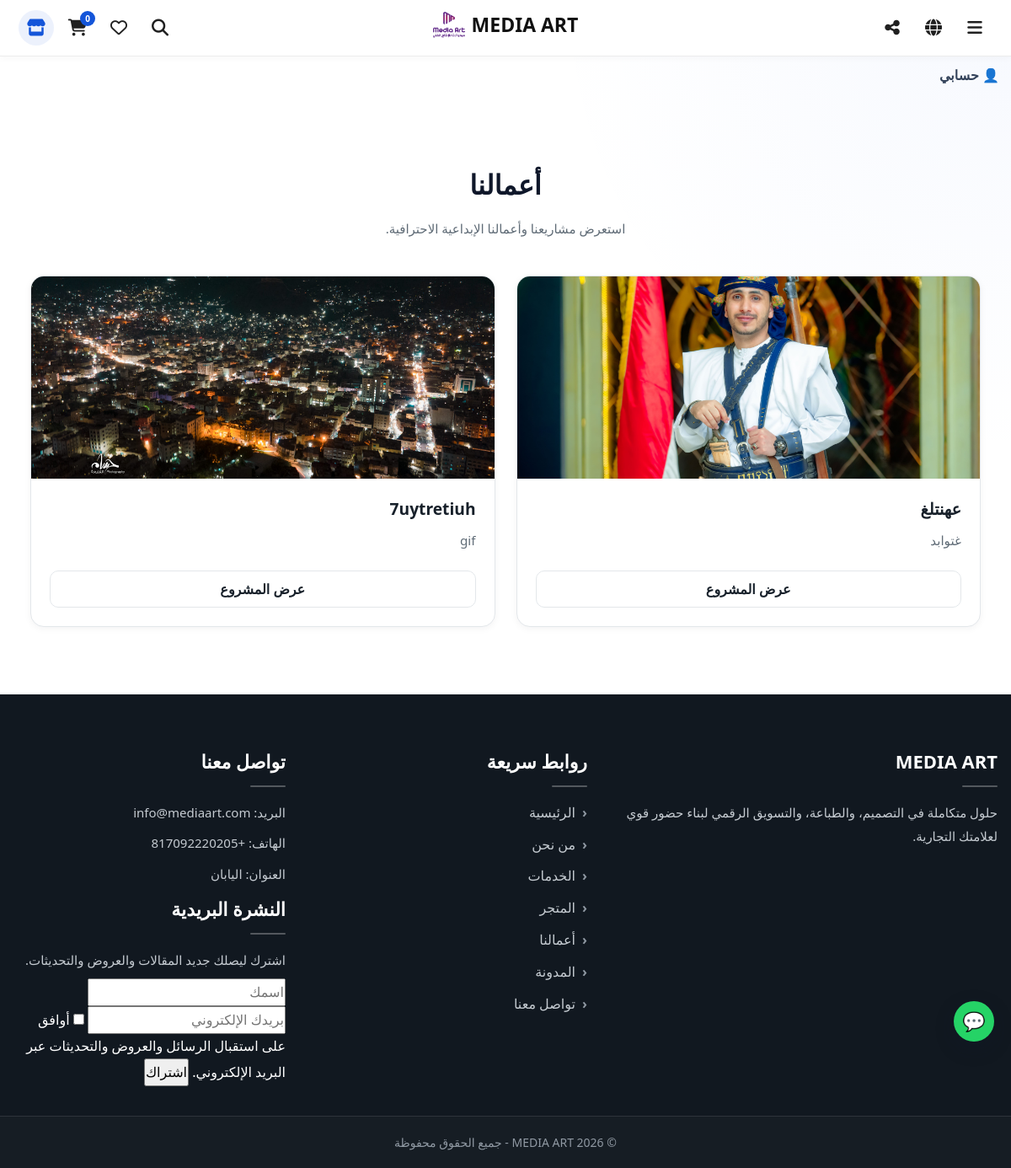
The page /portfolio/ on the database its author committed.
### app/models/settings.py (models this page shows)
class SiteSetting(db.Model):
    id = db.Column(db.Integer, primary_key=True)
    site_name = db.Column(db.String(200))
    logo = db.Column(db.String(200))
    footer_text = db.Column(db.String(300))
    show_partners = db.Column(db.Boolean, default=True)

### app/models/project.py (models this page shows, shortened)
class Project(db.Model):
    __tablename__ = "projects"
    id = db.Column(db.Integer, primary_key=True)
    title = db.Column(db.String(200), nullable=False)
    slug = db.Column(db.String(200), unique=True, nullable=False)
    short_description = db.Column(db.String(255), nullable=True)
    description = db.Column(db.Text, nullable=True)
    keywords = db.Column(db.String(255), nullable=True)
    meta_title = db.Column(db.String(255), nullable=True)
    meta_description = db.Column(db.String(255), nullable=True)
    title_ar = db.Column(db.String(200), nullable=True)
    slug_ar = db.Column(db.String(200), unique=True, nullable=True)
    short_description_ar = db.Column(db.String(255), nullable=True)
    description_ar = db.Column(db.Text, nullable=True)
    keywords_ar = db.Column(db.String(255), nullable=True)
    meta_title_ar = db.Column(db.String(255), nullable=True)
    meta_description_ar = db.Column(db.String(255), nullable=True)
    title_en = db.Column(db.String(200), nullable=True)
    slug_en = db.Column(db.String(200), unique=True, nullable=True)
    short_description_en = db.Column(db.String(255), nullable=True)
    description_en = db.Column(db.Text, nullable=True)
    keywords_en = db.Column(db.String(255), nullable=True)
    meta_title_en = db.Column(db.String(255), nullable=True)
    meta_description_en = db.Column(db.String(255), nullable=True)
    title_ja = db.Column(db.String(200), nullable=True)
    slug_ja = db.Column(db.String(200), unique=True, nullable=True)
    short_description_ja = db.Column(db.String(255), nullable=True)
    description_ja = db.Column(db.Text, nullable=True)
    keywords_ja = db.Column(db.String(255), nullable=True)
    meta_title_ja = db.Column(db.String(255), nullable=True)
    meta_description_ja = db.Column(db.String(255), nullable=True)
    image = db.Column(db.String(255), nullable=True)
    client_name = db.Column(db.String(150), nullable=True)
    project_type = db.Column(db.String(150), nullable=True)
    display_order = db.Column(db.Integer, nullable=False, default=0)
    is_active = db.Column(db.Boolean, nullable=False, default=True)
    show_on_home = db.Column(db.Boolean, nullable=False, default=False)
    images = db.relationship(
        "ProjectImage",
        backref="project",
        cascade="all, delete-orphan",
        order_by="ProjectImage.display_order"
    )
    def get_title(self, lang="ar"):
        return getattr(self, f"title_{lang}", None) or self.title_ar or self.title
    def get_slug(self, lang="ar"):
        return getattr(self, f"slug_{lang}", None) or self.slug_ar or self.slug
    def get_short_description(self, lang="ar"):
        return getattr(self, f"short_description_{lang}", None) or self.short_description_ar or self.short_description

### app/routes/portfolio.py (the view)
@portfolio_bp.route("/")
def index():
    projects = Project.query.order_by(Project.id.asc()).all()
    return render_template("portfolio/index.html", projects=projects)

### app/templates/portfolio/index.html (shortened to what this page needs)
{% extends "base.html" %}
{% block content %}
<section class="portfolio-section">
    <div class="container">
        <h1 class="section-title">
            {{ tr.portfolio }}
        </h1>
        <p class="section-description">
            {% if current_lang == "en" %}
                Explore our creative projects and professional work.
            {% elif current_lang == "ja" %}
                私たちのクリエイティブな実績とプロジェクトをご覧ください。
            {% else %}
                استعرض مشاريعنا وأعمالنا الإبداعية الاحترافية.
            {% endif %}
        </p>
        <div class="portfolio-grid">
            {% if projects %}
                {% for project in projects %}
                    <article class="ma-card project-card">
                        <div class="ma-card-media">
                            {% if project.image %}
                                <img
                                    src="{{ url_for('static', filename='uploads/' ~ project.image) }}"
                                    alt="{{ project.get_title(current_lang) }}"
                                    loading="lazy">
                            {% else %}
                                <div class="ma-card-placeholder"></div>
                            {% endif %}
                        </div>
                        <div class="ma-card-body">
                            <h3 class="ma-card-title">
                                {{ project.get_title(current_lang) }}
                            </h3>
                            <p class="ma-card-text">
                                {{ project.get_short_description(current_lang)
                                   or (project.get_description(current_lang)[:150]
                                   if project.get_description(current_lang)
                                   else "") }}
                            </p>
                        </div>
                        <div class="ma-card-footer">
                            <a
                                href="{{ url_for(
                                    'portfolio.detail',
                                    slug=project.get_slug(current_lang)
                                ) }}"
                                class="ma-btn ma-btn-outline">
                                {% if current_lang == "en" %}
                                    View Project
                                {% elif current_lang == "ja" %}
                                    プロジェクトを見る
                                {% else %}
                                    عرض المشروع
                                {% endif %}
                            </a>
                        </div>
                    </article>
                {% endfor %}
            {% endif %}
        </div>
    </div>
</section>
{% endblock %}

### app/templates/base.html (shortened to what this page needs)
<!DOCTYPE html>
<html lang="{{ current_lang }}" dir="{% if current_lang == 'ar' %}rtl{% else %}ltr{% endif %}">
<head>
    <link rel="stylesheet" href="https://cdnjs.cloudflare.com/ajax/libs/font-awesome/6.5.0/css/all.min.css">
    <link rel="stylesheet" href="{{ url_for('static', filename='css/design-system.css') }}">
    <link rel="stylesheet"
      href="{{ url_for('static', filename='css/ui.css') }}">
      <link rel="stylesheet"
      href="{{ url_for('static', filename='css/layout.css') }}">
    <link rel="stylesheet" href="{{ url_for('static', filename='css/main.css', v='20260730-2') }}">
    <link rel="stylesheet" href="{{ url_for('static', filename='css/parts/final-shop.css') }}">
    <link rel="stylesheet" href="{{ url_for('static', filename='css/parts/final-footer.css') }}">
</head>
<body>
<div class="account-dropdown">
    <button class="account-btn">
        👤
        {% if current_user.is_authenticated %}
            {{ current_user.username }}
        {% else %}
            {% if current_lang == "en" %}
                Account
            {% elif current_lang == "ja" %}
                アカウント
            {% else %}
                حسابي
            {% endif %}
        {% endif %}
    </button>
</div>
<a href="https://wa.me/817092220205"
   target="_blank"
   class="floating-whatsapp-btn">
    💬
</a>
{% set is_shop_page = request.blueprint == "shop" %}
<header
    id="siteHeader"
    class="site-header site-header-shop"
    data-is-shop-page="{{ 'true' if is_shop_page else 'false' }}"
    data-shop-url="{{ url_for('shop.index') }}"
>
        <div class="shop-main-header-row">
            <div class="shop-header-primary-actions">
                <a
                    href="{{ url_for('shop.index') }}"
                    class="shop-header-icon-btn shop-header-store-btn"
                    aria-label="{% if current_lang == 'en' %}Visit Store{% elif current_lang == 'ja' %}ショップを見る{% else %}زيارة المتجر{% endif %}"
                    title="{% if current_lang == 'en' %}Visit Store{% elif current_lang == 'ja' %}ショップを見る{% else %}زيارة المتجر{% endif %}"
                >
                    <i class="fa-solid fa-store"></i>
                </a>
                <a
                    href="{{ url_for('shop.cart') }}"
                    class="shop-header-icon-btn"
                    aria-label="{% if current_lang == 'en' %}Cart{% elif current_lang == 'ja' %}カート{% else %}السلة{% endif %}"
                >
                    <i class="fa-solid fa-cart-shopping"></i>
                    <span
                        class="shop-header-cart-count"
                        data-cart-count
                    >
                        {{ session.get('cart', [])|length }}
                    </span>
                </a>
                <a
                    href="{{ url_for('shop.favorites') }}"
                    class="shop-header-icon-btn"
                    aria-label="{% if current_lang == 'en' %}Favorites{% elif current_lang == 'ja' %}お気に入り{% else %}المفضلة{% endif %}"
                >
                    <i class="fa-regular fa-heart"></i>
                </a>
<div class="shop-header-search-wrapper">
    <button
        type="button"
        class="shop-header-icon-btn"
        data-shop-search-button
        aria-label="{% if current_lang == 'en' %}Search{% elif current_lang == 'ja' %}検索{% else %}البحث{% endif %}"
        aria-expanded="false"
    >
        <i class="fa-solid fa-magnifying-glass"></i>
    </button>
</div>
            </div>
<div class="shop-header-center">
    <a
        href="{{ url_for('main.home') }}"
        class="shop-header-brand"
        data-shop-header-brand
    >
        {% if setting and setting.logo %}
            <img
                src="{{ url_for('static', filename='uploads/' + setting.logo) }}"
                alt="{{ setting.site_name if setting and setting.site_name else 'MEDIA ART' }}"
            >
        {% endif %}
        <span>
            {{ setting.site_name if setting and setting.site_name else "MEDIA ART" }}
        </span>
    </a>
</div>
            <div class="shop-header-secondary-actions">
                <div class="shop-header-dropdown-wrapper">
                    <button
                        type="button"
                        class="shop-header-icon-btn"
                        data-shop-dropdown-button="share"
                        aria-label="{% if current_lang == 'en' %}Share{% elif current_lang == 'ja' %}共有{% else %}مشاركة{% endif %}"
                        aria-expanded="false"
                    >
                        <i class="fa-solid fa-share-nodes"></i>
                    </button>
                </div>
                <div class="shop-header-dropdown-wrapper">
                    <button
                        type="button"
                        class="shop-header-icon-btn"
                        data-shop-dropdown-button="language"
                        aria-label="{% if current_lang == 'en' %}Language{% elif current_lang == 'ja' %}言語{% else %}اللغة{% endif %}"
                        aria-expanded="false"
                    >
                        <i class="fa-solid fa-globe"></i>
                    </button>
                </div>
                <div class="shop-header-dropdown-wrapper">
                    <button
                        type="button"
                        class="shop-header-icon-btn"
                        data-shop-dropdown-button="menu"
                        aria-label="{% if current_lang == 'en' %}Menu{% elif current_lang == 'ja' %}メニュー{% else %}القائمة{% endif %}"
                        aria-expanded="false"
                    >
                        <i class="fa-solid fa-bars"></i>
                    </button>
                </div>
            </div>
        </div>
</header>
<main class="site-main">
    {% block content %}{% endblock %}
</main>
<footer class="site-footer">
    <div class="container footer-grid">
        <div class="footer-col">
            <h3>MEDIA ART</h3>
            <p>{{ tr.footer_text }}</p>
        </div>
        <div class="footer-col">
            <h4>{{ tr.quick_links }}</h4>
            <ul class="footer-links">
                <li><a href="{{ url_for('main.home') }}">{{ tr.home }}</a></li>
                <li><a href="{{ url_for('about.index') }}">{{ tr.about }}</a></li>
                <li><a href="{{ url_for('services.index') }}">{{ tr.services }}</a></li>
                <li><a href="{{ url_for('shop.index') }}">{{ tr.shop }}</a></li>
                <li><a href="{{ url_for('portfolio.index') }}">{{ tr.portfolio }}</a></li>
                <li><a href="{{ url_for('blog.index') }}">{{ tr.blog }}</a></li>
                <li><a href="{{ url_for('contact.index') }}">{{ tr.contact }}</a></li>
            </ul>
        </div>
        <div class="footer-col">
            <h4>{{ tr.contact }}</h4>
            <p>{{ tr.email }}: info@mediaart.com</p>
            <p>{{ tr.phone }}: +817092220205</p>
            <p>{{ tr.address }}: {{ tr.japan }}</p>
            <div class="footer-col">
    <h4>
        {% if current_lang == "en" %}
            Newsletter
        {% elif current_lang == "ja" %}
            ニュースレター
        {% else %}
            النشرة البريدية
        {% endif %}
    </h4>
    <p>
        {% if current_lang == "en" %}
            Subscribe to receive our latest updates and offers.
        {% elif current_lang == "ja" %}
            最新情報やお知らせを受け取るために登録してください。
        {% else %}
            اشترك ليصلك جديد المقالات والعروض والتحديثات.
        {% endif %}
    </p>
    <form id="newsletterForm"
      method="POST"
      action="{{ url_for('newsletter.subscribe') }}"
      class="newsletter-form">
      <input type="text"
       name="name"
       placeholder="{% if current_lang == 'en' %}Your name{% elif current_lang == 'ja' %}お名前{% else %}اسمك{% endif %}">
        <input type="email"
               name="email"
               required
               placeholder="{% if current_lang == 'en' %}Your email{% elif current_lang == 'ja' %}メールアドレス{% else %}بريدك الإلكتروني{% endif %}">
               <label class="newsletter-consent">
        <input type="checkbox"
           name="consent"
           required>
    <span>
        {% if current_lang == "en" %}
            I agree to receive emails, offers, and updates.
        {% elif current_lang == "ja" %}
            メールによるお知らせや更新情報の受信に同意します。
        {% else %}
            أوافق على استقبال الرسائل والعروض والتحديثات عبر البريد الإلكتروني.
        {% endif %}
    </span>
</label>
        <button type="submit">
            {% if current_lang == "en" %}
                Subscribe
            {% elif current_lang == "ja" %}
                登録する
            {% else %}
                اشتراك
            {% endif %}
        </button>
    </form>
</div>
        </div>
    </div>
    <div class="footer-bottom">
        <div class="container">
            <p>© 2026 MEDIA ART - {{ tr.rights }}</p>
        </div>
    </div>
</footer>
</body>
</html>

### rows shown on the page
SiteSetting: logo (picture), site_name "MEDIA ART"
Project: image (picture), get_title "عهنتلغ", short_description_ar "غتوابد"
Project: image (picture), get_title "7uytretiuh", short_description_ar "gif"

### other values the page prints
{{ session.get('cart', [])|length }} "0"
{{ tr.portfolio }} "أعمالنا"
{{ tr.footer_text }} "حلول متكاملة في التصميم، والطباعة، والتسويق الرقمي لبناء حضور قوي لعلامتك التجارية."
{{ tr.quick_links }} "روابط سريعة"
{{ tr.home }} "الرئيسية"
{{ tr.about }} "من نحن"
{{ tr.services }} "الخدمات"
{{ tr.shop }} "المتجر"
{{ tr.blog }} "المدونة"
{{ tr.contact }} "تواصل معنا"
{{ tr.email }} "البريد"
{{ tr.phone }} "الهاتف"
{{ tr.address }} "العنوان"
{{ tr.japan }} "اليابان"
{{ tr.rights }} "جميع الحقوق محفوظة"
